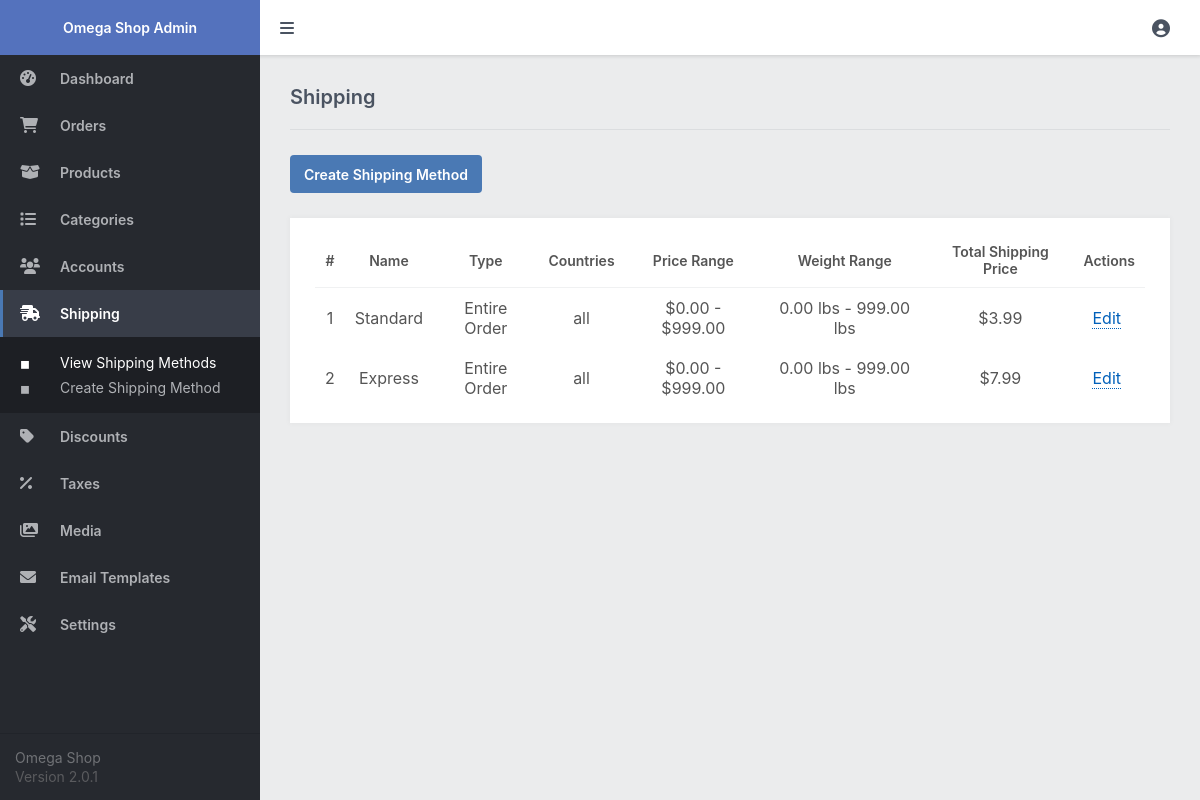
Screenshot of /admin/index.php?page=shipping (signed in) with the database file from the repository.
### tables this page shows
CREATE TABLE `shipping` (
  `id` int(11) NOT NULL,
  `name` varchar(255) NOT NULL,
  `type` enum('Single Product','Entire Order') NOT NULL DEFAULT 'Single Product',
  `countries` varchar(255) NOT NULL DEFAULT '',
  `price_from` decimal(7,2) NOT NULL,
  `price_to` decimal(7,2) NOT NULL,
  `price` decimal(7,2) NOT NULL,
  `weight_from` decimal(7,2) NOT NULL DEFAULT 0.00,
  `weight_to` decimal(7,2) NOT NULL DEFAULT 0.00
);

### admin/index.php (called while the page is built, shortened)
<?php
include '../functions.php';
$page = isset($_GET['page']) && file_exists($_GET['page'] . '.php') ? $_GET['page'] : 'dashboard';
include $page . '.php';
?>

### admin/shipping.php (the view, shortened to what this page needs)
<?php
$stmt = $pdo->prepare('SELECT * FROM shipping');
$stmt->execute();
$shipping = $stmt->fetchAll(PDO::FETCH_ASSOC);
?>
<?=template_admin_header('Shipping', 'shipping')?>
<div class="content-title">
    <h2>Shipping</h2>
</div>
<div class="content-header responsive-flex-column pad-top-5">
    <a href="index.php?page=shipping_process" class="btn">Create Shipping Method</a>
</div>
<div class="content-block">
    <div class="table">
        <table>
            <thead>
                <tr>
                    <td>#</td>
                    <td>Name</td>
                    <td>Type</td>
                    <td class="responsive-hidden">Countries</td>
                    <td class="responsive-hidden">Price Range</td>
                    <td class="responsive-hidden">Weight Range</td>
                    <td>Total Shipping Price</td>
                    <td>Actions</td>
                </tr>
            </thead>
            <tbody>
                <?php if (empty($shipping)): ?>
                <tr>
                    <td colspan="8" style="text-align:center;">There are no shipping methods</td>
                </tr>
                <?php else: ?>
                <?php foreach ($shipping as $s): ?>
                <tr>
                    <td><?=$s['id']?></td>
                    <td><?=$s['name']?></td>
                    <td><?=$s['type']?></td>
                    <td class="responsive-hidden" style="max-width:300px"><?=$s['countries'] ? str_replace(',', ', ', $s['countries']) : 'all'?></td>
                    <td class="responsive-hidden"><?=currency_code?><?=number_format($s['price_from'], 2)?> - <?=currency_code?><?=number_format($s['price_to'], 2)?></td>
                    <td class="responsive-hidden"><?=number_format($s['weight_from'], 2)?> lbs - <?=number_format($s['weight_to'], 2)?> lbs</td>
                    <td><?=currency_code?><?=number_format($s['price'], 2)?></td>
                    <td><a href="index.php?page=shipping_process&id=<?=$s['id']?>" class="link1">Edit</a></td>
                </tr>
                <?php endforeach; ?>
                <?php endif; ?>
            </tbody>
        </table>
    </div>
</div>
<?=template_admin_footer()?>

### admin/admin.css (style rules this page uses)
* { box-sizing: border-box; font-family: -apple-system, BlinkMacSystemFont, "segoe ui", roboto, oxygen, ubuntu, cantarell, "fira sans", "droid sans", "helvetica neue", Arial, sans-serif; font-size: 16px; }
html { height: 100%; }
body { position: relative; min-height: 100%; color: #555555; background-color: #ebeced; margin: 0; }
h1, h2, h3, h4, h5 { color: #4a5361; margin: 0; padding: 0; }
main h2 { font-size: 20px; padding-bottom: 20px; font-weight: 600; }
main .content-title { border-bottom: 1px solid #dbdddf; display: flex; }
main .content-title h2 { flex: 1; }
main .content-header { display: flex; justify-content: space-between; }
main .content-block { background-color: #fff; margin-top: 25px; padding: 15px; box-shadow: 0px 0px 5px 1px rgba(0, 0, 0, 0.03); overflow: hidden; }
.table { overflow-x: auto; padding: 0 10px; }
.table table { width: 100%; border-collapse: collapse; }
.table table thead td { font-weight: 600; font-size: 14px; padding: 10px; text-align: center; }
.table table thead tr { border-bottom: 1px solid #f0f1f2; }
.table table tbody tr:first-child td { padding-top: 10px; }
.table table tbody td { padding: 10px; text-align: center; }
.link1, .link2 { text-decoration: none; color: #0060ba; border-bottom: 1px dotted; margin: 0 5px 0 0; }
.btn { display: inline-flex; align-items: center; justify-content: center; text-decoration: none; appearance: none; cursor: pointer; border: 0; background: #4a79b4; color: #ffffff; padding: 0 14px; font-size: 14px; font-weight: 600; border-radius: 4px; height: 38px; }
.pad-top-5 { padding-top: 25px; }

### rows the page displays
shipping: id "1", name "Standard", type "Entire Order", countries "all", price_from "0.00", price_to "999.00", weight_from "0.00", weight_to "999.00", price "3.99"
shipping: id "2", name "Express", type "Entire Order", countries "all", price_from "0.00", price_to "999.00", weight_from "0.00", weight_to "999.00", price "7.99"
